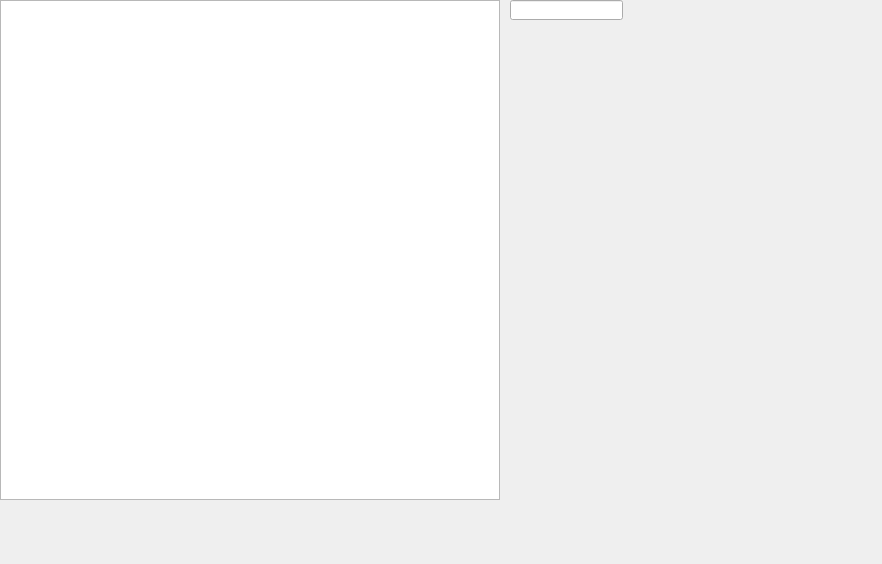
<?xml version="1.0" encoding="UTF-8"?>
<ui version="4.0">
 <class>Dialog</class>
 <widget class="QDialog" name="Dialog">
  <property name="geometry">
   <rect>
    <x>0</x>
    <y>0</y>
    <width>882</width>
    <height>564</height>
   </rect>
  </property>
  <property name="windowTitle">
   <string>Dialog</string>
  </property>
  <widget class="QGraphicsView" name="graphicsView">
   <property name="geometry">
    <rect>
     <x>0</x>
     <y>0</y>
     <width>500</width>
     <height>500</height>
    </rect>
   </property>
   <property name="sizePolicy">
    <sizepolicy hsizetype="Fixed" vsizetype="Fixed">
     <horstretch>0</horstretch>
     <verstretch>0</verstretch>
    </sizepolicy>
   </property>
  </widget>
  <widget class="QLineEdit" name="lineEdit">
   <property name="geometry">
    <rect>
     <x>510</x>
     <y>0</y>
     <width>113</width>
     <height>20</height>
    </rect>
   </property>
  </widget>
 </widget>
 <layoutdefault spacing="6" margin="11"/>
 <resources/>
 <connections/>
</ui>
